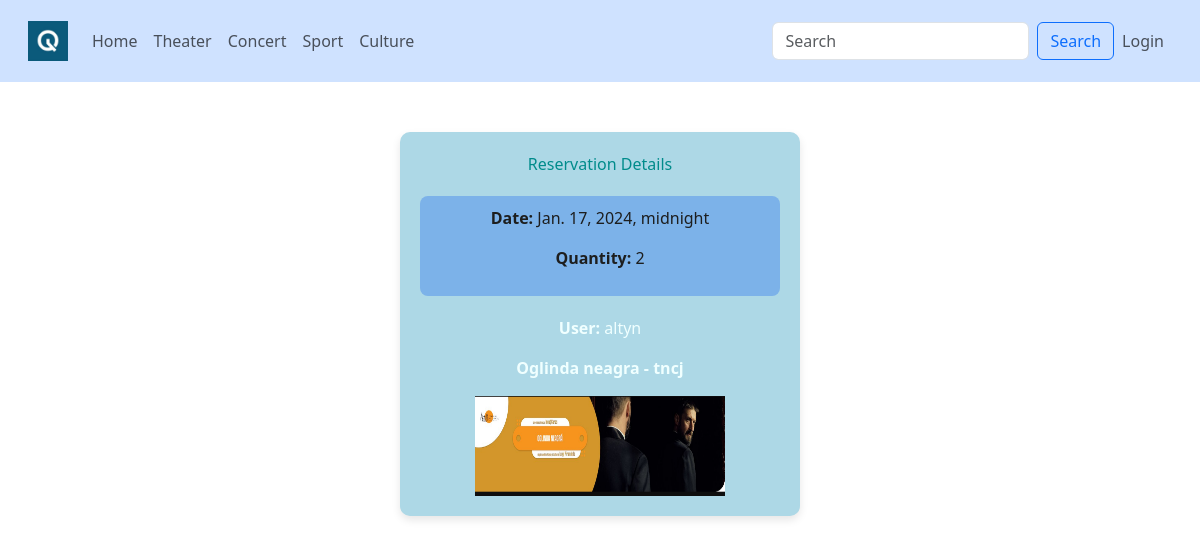
/reservations/reservation_detail/10, run on the app's committed database.
### mainapp/models.py (models this page shows, shortened)
class Reservation(models.Model):
    reservation_date=models.DateTimeField()
    ticket_quantity=models.CharField(max_length=10)
    user=models.ForeignKey(User, on_delete=models.CASCADE, blank=True, null=True)
    event=models.ForeignKey(Event, on_delete=models.CASCADE, blank=True, null=True)
    class Meta:
        db_table = 'reservation'

class Event(models.Model):
    name=models.CharField(max_length=100)
    type=models.CharField(max_length=50)
    date=models.CharField(max_length=50)
    description=models.TextField()
    total_tickets=models.IntegerField(null=True)
    venue=models.ForeignKey(Venue, on_delete=models.CASCADE, blank=True, null=True)
    event_logo=models.CharField(max_length=50, null=True)
    class Meta:
        db_table = 'event'

### mainapp/views.py (the view)
# urls.py: path('reservations/reservation_detail/<int:id>', views.ReservationDetail.as_view(), name='reservation_detail'),
class ReservationDetail(DetailView):
    model = models.Reservation
    template_name = 'mainapp/reservations/reservation_detail.html'
    context_object_name = 'reservation'
    pk_url_kwarg ='id'
    def get_context_data(self, **kwargs):
        context =  super().get_context_data(**kwargs)
        return context

### mainapp/templates/mainapp/reservations/reservation_detail.html (shortened to what this page needs)
{% extends 'mainapp/header.html' %}
{% load static %}
{% block content %}
<div class="ticket-details">
    <div class="ticket-title">Reservation Details</div>
    <div class="reservation-info">
        <p><strong>Date:</strong> {{ reservation.reservation_date }}</p>
        <p><strong>Quantity:</strong> {{ reservation.ticket_quantity }}</p>
    </div>
    <div class="user-info">
        <p><strong>User:</strong> {{ reservation.user.username }}</p>
        <p><strong>{{reservation.event.name}}</strong></p>
        <img src="{% static reservation.event.event_logo %}" alt="Event Logo" width="250" height="100">
    </div>
</div>
{% endblock %}

### mainapp/templates/mainapp/header.html (style rules this page uses)
body { background-size: cover; background-repeat: no-repeat; background-attachment: fixed; color: azure; }

### mainapp/templates/mainapp/reservations/reservation_detail.html (style rules this page uses)
.ticket-details { background-color: #add8e6; border-radius: 10px; padding: 20px; margin: 50px auto; max-width: 400px; box-shadow: 0 4px 8px rgba(0, 0, 0, 0.1); text-align: center; }
.ticket-title { color: darkcyan; font-size: 25; margin-bottom: 20px; }
.reservation-info { color: rgb(29, 30, 30); background-color: rgb(124, 178, 233); padding: 10px; border-radius: 8px; margin-bottom: 20px; }
.user-info { margin-top: 15px; }

### data on the page
Reservation: reservation_date "Jan. 17, 2024, midnight", ticket_quantity "2", user.username "altyn", event.name "Oglinda neagra - tncj", event.event_logo (picture)
